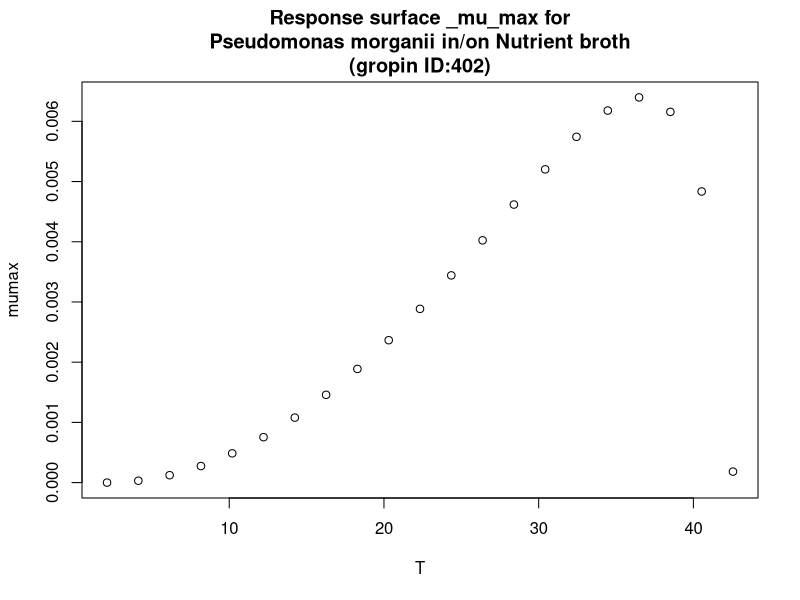

Write R code to recreate this figure.
#############################
# start of Parameter script
#############################
T <- seq(2.1021,42.5574425574426,length.out=21)
#############################
# end of Parameter script
#############################
############################# 
# start of Model script Gropin ID 402 
#############################
 
# constant coefficients for this model
 
variables <- data.frame(T)
argumentsPar <- unique.data.frame(expand.grid(variables))
 
# heart of the model
response_surface <- function(T) {
   mumax <-(6.4*(10^-3)*(T-42.6)*((T-2.1)^2))/((36.7-2.1)*((36.7-2.1)*(T-36.7)-(36.7-42.6)*(36.7+2.1-2*T)))

	return(mumax=mumax)
} 

# output parameters
responseSurface <- cbind(argumentsPar,response_surface(argumentsPar['T']))
colnames(responseSurface) <- c(colnames(argumentsPar),'mumax')
#############################
# End of Model script
#############################
############################# 
# start of Visualisation script Gropin ID 402 
#############################
titleText <-'Response surface _mu_max for
Pseudomonas morganii in/on Nutrient broth
(gropin ID:402)'
plot(T,responseSurface$'mumax',xlab='T',
                          ylab='mumax',main=titleText)
#############################
# End of Visualisation script
#############################
